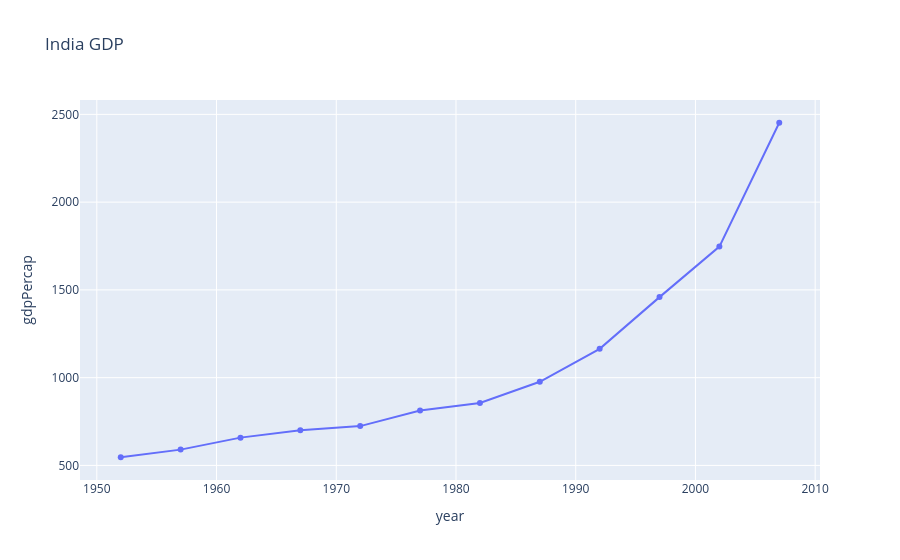

The cell this chart's notebook holds for it:
### Code cell
#want to draw the GDP of india in different years
fig = px.line(df[df['country']=='India'],
              x='year', y='gdpPercap',
              title='India GDP', markers=True)
fig.show()
#here df[df['country']=='India'] filters the dataset and selects only the rows where country is India

### Figure 1 — Plotly figure (JSON) as saved in the notebook; plotly's stock layout.template omitted (floating-point values rounded to 4 significant figures)
{"data": [{"hovertemplate": "year=%{x}<br>gdpPercap=%{y}<extra></extra>", "legendgroup": "", "line": {"color": "#636efa", "dash": "solid"}, "marker": {"symbol": "circle"}, "mode": "lines+markers", "name": "", "orientation": "v", "showlegend": false, "type": "scatter", "x": [1952, 1957, 1962, 1967, 1972, 1977, 1982, 1987, 1992, 1997, 2002, 2007], "xaxis": "x", "y": [546.6, 590.1, 658.3, 700.8, 724.0, 813.3, 855.7, 976.5, 1164.0, 1459.0, 1747.0, 2452.0], "yaxis": "y"}], "layout": {"legend": {"tracegroupgap": 0}, "title": {"text": "India GDP"}, "xaxis": {"anchor": "y", "domain": [0, 1], "title": {"text": "year"}}, "yaxis": {"anchor": "x", "domain": [0, 1], "title": {"text": "gdpPercap"}}}}
